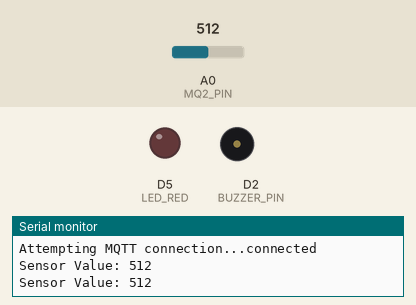
Bench run of a sketch on a simulated ESP8266 (NodeMCU). Parts: output pins drawn as LEDs (lit = HIGH), buzzer (waves = sounding), the last lines printed to the serial monitor. Inputs (shaded band) come from the test bench; at power-on: A0 (MQ2_PIN) = 512. WiFi joins after 1.5 s; servers stay silent unless stated; no MQTT or app messages arrive unless stated.

Above: at 2.7 s.
2.8 s: A0 (MQ2_PIN) set to 534
4.7 s: A0 (MQ2_PIN) set to 563
At 5.93 s:
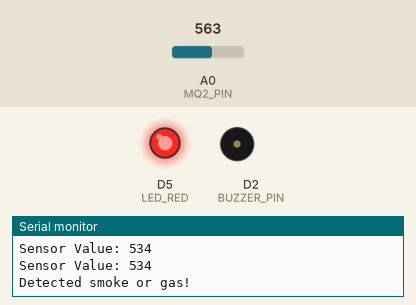
8.2 s: A0 (MQ2_PIN) set to 540
9.8 s: A0 (MQ2_PIN) set to 560
At 14.2 s:
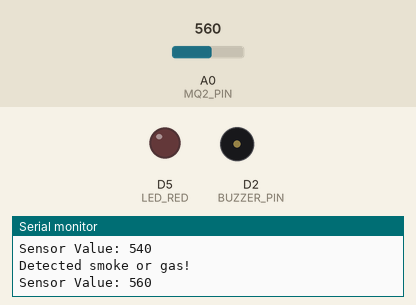
Timing chart, 0 to 14.4 s (numbered marks = the images above; inputs shaded):
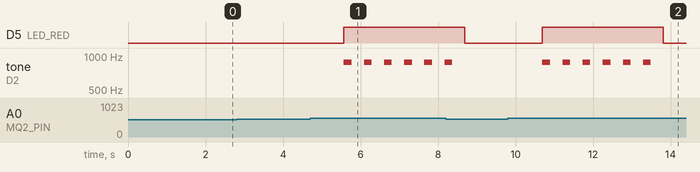

The sketch:

main.ino
```cpp
#include <Arduino.h>
#include <ESP8266WiFi.h>
#include <PubSubClient.h>

// Pin untuk sensor LED
#define LED_RED D5

// Pin untuk sensor MQ-2
const int MQ2_PIN = A0;

// Pin untuk buzzer
 const int BUZZER_PIN = D2;

// Nilai ambang batas untuk mendeteksi gas atau asap rokok
const int THRESHOLD = 550;

const char* ssid = "ARIDA_RUKITA_KOST";
const char* password = "bestforever";

const char* mqtt_server = "192.168.0.206"; // wifi ip
const char* mqtt_username = "jti";
const char* mqtt_password = "yudas";
const int mqtt_port = 1883;

const char* topic = "kelompok-3/smoke-sensor";

String macAddr = "";

WiFiClient espClient;
PubSubClient client(espClient);

void setup() {
  Serial.begin(115200);
  pinMode(MQ2_PIN, INPUT);
  pinMode(BUZZER_PIN, OUTPUT);
  pinMode(LED_RED, OUTPUT);

  connectWifi();
  client.setServer(mqtt_server, mqtt_port);
}

void loop() {
  if (!client.connected()){
    reconnect();
  }
  if (!client.loop()){
    client.connect(macAddr.c_str(), mqtt_username, mqtt_password);
  }

  int sensorValue = analogRead(MQ2_PIN);

  if (sensorValue > THRESHOLD) {
    Serial.println("Detected smoke or gas!");

    digitalWrite(LED_RED, HIGH);
    playSiren();
    digitalWrite(LED_RED, LOW);

  }

   // Mengirimkan nilai sensor melalui Serial Monitor
  Serial.print("Sensor Value: ");
  Serial.println(sensorValue);

  char payload[10];
  sprintf(payload, "%d", sensorValue);

  client.publish(topic, payload);
  client.subscribe(topic);
  delay(1000);

}

void connectWifi(){
    delay(10);
    Serial.println();
    Serial.print("Connecting to ");
    Serial.println(ssid);
    WiFi.begin(ssid, password);
    while (WiFi.status() != WL_CONNECTED)
    {
      delay(500);
      Serial.print(".");
    }
    Serial.println("");
    Serial.print("WiFi connected - ESP IP address: ");
    Serial.println(WiFi.localIP());
    macAddr = WiFi.macAddress();
    Serial.println(macAddr);
}

void reconnect()
{
  while (!client.connected())
  {
    Serial.print("Attempting MQTT connection...");
    if (client.connect(macAddr.c_str(), mqtt_username, mqtt_password))
    {
      Serial.println("connected");
    }
    else
    {
      Serial.print("failed, rc=");
      Serial.print(client.state());
      Serial.println(" try again in 5 seconds");
      delay(5000);
    }
  }
}

void playSiren() {
  int noteDuration = 200;

  // Pola nada bunyi alarm kebakaran
  int fireAlarmPattern[] = {
    880, 0, 880, 0, 880, 0, 880, 0, 880, 0, 880, 0,
  };

  // Memainkan pola nada
  for (int i = 0; i < sizeof(fireAlarmPattern) / sizeof(int); i++) {
    tone(BUZZER_PIN, fireAlarmPattern[i], noteDuration);
    delay(noteDuration * 1.3);
    noTone(BUZZER_PIN);
  }
}
```

Measured:
- the behaviour switches between 550 and 551 on A0 (MQ2_PIN) (found by bisection; images 0 and 1)
- after the input at 4.7 s, D5 (LED_RED): LOW → HIGH after 0.87 s; tone on D2 (BUZZER_PIN): alternates 880 Hz for 0.20 s and silent for 0.32 s, starting after 0.87 s
- after the input at 9.8 s, D5 (LED_RED): LOW → HIGH after 0.89 s, → LOW 3.1 s later; tone on D2 (BUZZER_PIN): alternates 880 Hz for 0.20 s and silent for 0.32 s, 12 changes in all, then stays silent, starting after 0.89 s
